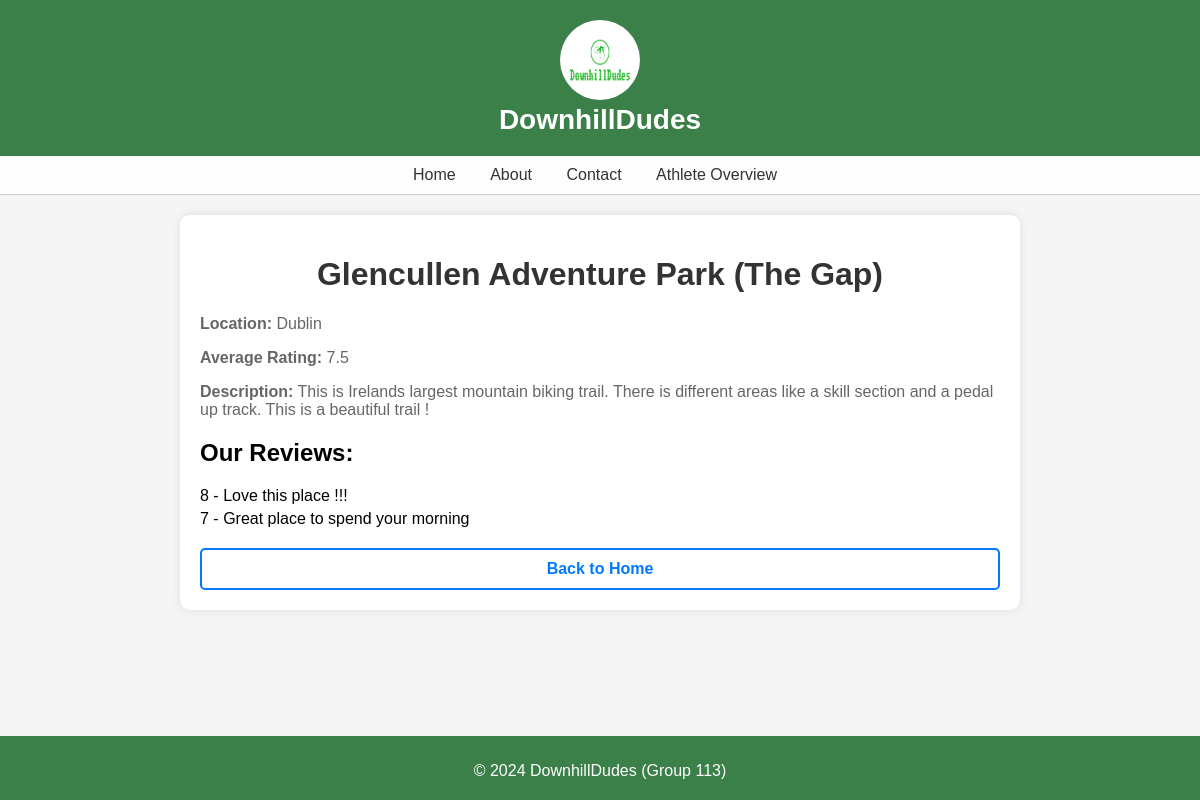
The app's page /trail/1/ with its own data.
### pages/models.py (models this page shows, shortened)
class Trail(models.Model):
    name = models.CharField(max_length=100)
    location = models.CharField(max_length=100)
    description = models.TextField()
    picture = models.ImageField(upload_to='images/', blank=True, null=True)

class Review(models.Model):
    trail = models.ForeignKey(Trail, on_delete=models.CASCADE)
    rating = models.IntegerField()
    comment = models.TextField()

### pages/views.py (the view)
# urls.py: path('trail/<int:trail_id>/', views.trail_detail, name='trail_detail'),
def trail_detail(request, trail_id):
    trail = get_object_or_404(Trail, id=trail_id)
    reviews = Review.objects.filter(trail=trail)
    if reviews.exists():
        average_rating = sum(review.rating for review in reviews) / len(reviews)
    else:
        average_rating = None
    return render(request, 'pages/trail_detail.html', {'trail': trail, 'average_rating': average_rating})

### pages/templates/pages/trail_detail.html (shortened to what this page needs)
{% load static %}
<!DOCTYPE html>
<html lang="en">
<head>
</head>
<body>
    <header>
        <img src="{% static 'images/logo.png' %}" alt="logo">
        <h1>DownhillDudes</h1>
    </header>
    <nav>
        <ul>
            <li><a href="{% url 'home' %}">Home</a></li>
            <li><a href="{% url 'about' %}">About</a></li>
            <li><a href="{% url 'contact' %}">Contact</a></li>
            <li><a href="{% url 'athlete_page' %}">Athlete Overview</a></li>
        </ul>
    </nav>
    <div class="container">
        <h1><b>{{ trail.name }}</b></h1>
        <p><strong>Location:</strong> {{ trail.location }}</p>
        <p><strong>Average Rating:</strong> {{average_rating}}</p>
        <p><strong>Description:</strong> {{ trail.description }}</p>
        <h2>Our Reviews:</h2>
        <ul>
            {% for review in trail.review_set.all %}
                <li>{{ review.rating }} - {{ review.comment }}</li>
            {% empty %}
                <li>No reviews yet.</li>
            {% endfor %}
        </ul>
        <a href="{% url 'home' %}" class="back-link">Back to Home</a>
    </div>
    <footer>
        <p>&copy; 2024 DownhillDudes (Group 113)</p>
    </footer>
</body>
</html>

### records on screen
Trail: name "Glencullen Adventure Park (The Gap)", location "Dublin", description "This is Irelands largest mountain biking trail. There is different areas like a skill section and a pedal up track. This is a beautiful trail !"
Review: rating "8", comment "Love this place !!!"
Review: rating "7", comment "Great place to spend your morning"

### other values on screen
{{ average_rating }} "7.5"
